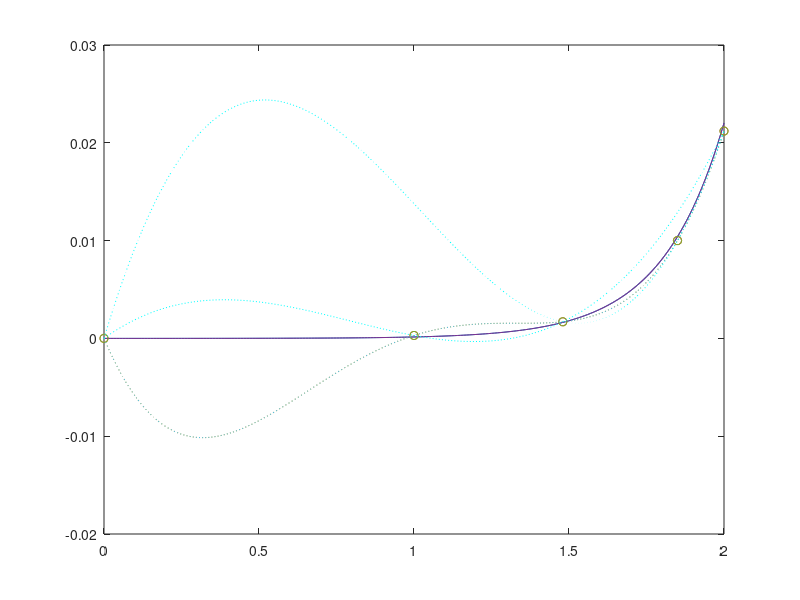
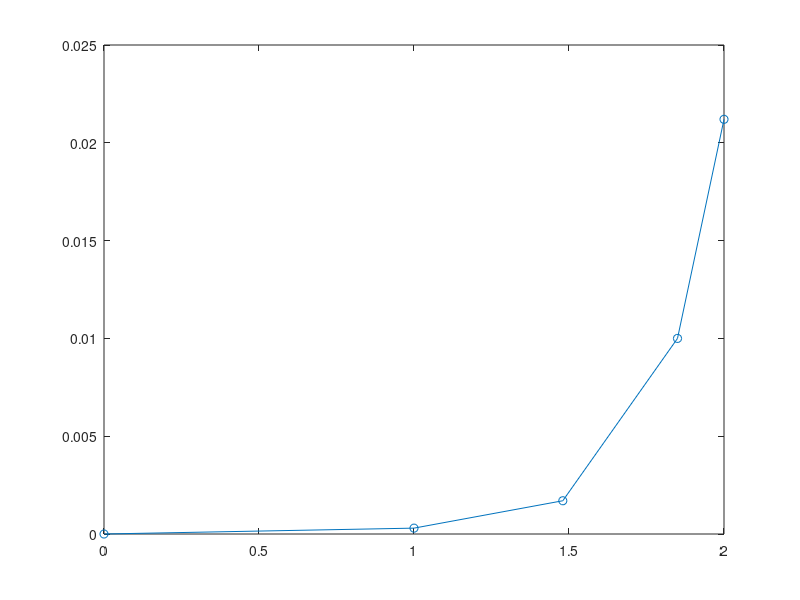

The MATLAB script that drew these images, in order:
%% Polinomiālā aprokcimācija un interpolācija
%% Polinomiālā interpolācija
U=0:0.01:2;
i0=1e-6; a = 5;
I = i0*(exp(a*U)-1);
figure(1),plot(U,I)
%% Bet pieņemsim ka mēs nezinam sakarību,
% un veicam mērījumus, kā rezultātā
% mums būs sekojošie mērījumu punkti
Udk = [2 1.85 1.48 1 0];
Idk = [21.2 10 1.7 0.3 0]*1e-3;
hold on
h = plot(Udk,Idk,'o');
figure(2),plot(Udk,Idk,'o-')
% Mēs mēģināsim atrast sakarību kas apraksta dotus punktus
%% Mēs mēģināsim atrast sakarību kas apraksta dotus punktus
% sakarību meklēsim polinomiālā veidā
% un ja punktu skaits ir N = 5
% polinomiālas interpolācijas gadījumā ir jāizvēlās polinoms ar pakāpi
% N-1 = 4
N = 5
Udk = [2 1.85 1.48 1 0];
Idk = [21.2 10 1.7 0.3 0]*1e-3;
%% Vandermonda matrica (Veiksim pierakstu matlabā)
X = vander(Udk)
Y = Idk'
%% Lineāru vienādojumu sistēmu, kas ir pierakstītā matricu veidā var atrast ar "\"
% X*C = Y; kur C ir nezināmie
C = X\Y % šeit ir apslēpta VS risināšana
%% Ieliksim to polinomā un uzzīmēsim rezultātu
U = 0:0.01:2;
I = C(1)*U.^4+C(2)*U.^3+C(3)*U.^2+C(4)*U+C(5);
figure(1)
hold on
plot(U,I,':')
%% Polinomiālā aprokcimācija un interpolācija
%% Polinomiālā interpolācija
U=0:0.01:2;
i0=1e-6; a = 5;
I = i0*(exp(a*U)-1);
figure(1),plot(U,I)
%% Bet pieņemsim ka mēs nezinam sakarību,
% un veicam mērījumus, kā rezultātā
% mums būs sekojošie mērījumu punkti
Udk = [2 1.85 1.48 1 0];
Idk = [21.2 10 1.7 0.3 0]*1e-3;
hold on
h = plot(Udk,Idk,'o');
figure(2),plot(Udk,Idk,'o-')
% Mēs mēģināsim atrast sakarību kas apraksta dotus punktus
%% Mēs mēģināsim atrast sakarību kas apraksta dotus punktus
% sakarību meklēsim polinomiālā veidā
% un ja punktu skaits ir N = 5
% polinomiālas interpolācijas gadījumā ir jāizvēlās polinoms ar pakāpi
% N-1 = 4
N = 5
Udk = [2 1.85 1.48 1 0];
Idk = [21.2 10 1.7 0.3 0]*1e-3;
%% Vandermonda matrica (Veiksim pierakstu matlabā)
X = vander(Udk)
Y = Idk'
%% Lineāru vienādojumu sistēmu, kas ir pierakstītā matricu veidā var atrast ar "\"
% X*C = Y; kur C ir nezināmie
C = X\Y % šeit ir apslēpta VS risināšana
%% Ieliksim to polinomā un uzzīmēsim rezultātu
U = 0:0.01:2;
I = C(1)*U.^4+C(2)*U.^3+C(3)*U.^2+C(4)*U+C(5);
figure(1)
hold on
plot(U,I,':')
%% Kā uzlabot rezultātu
%% jāsamazina polinoma pakāpe
%% Mums ir jāizmet kāds no mērījuma punktiem
% uzmetīsim 4. punktu
Udk
Idk
Udk(4)=[];
Idk(4)=[];
Udk
Idk
% atkārtosim interpolāciju
X = vander(Udk);
Y = Idk';
C = X\Y;
U = 0:0.01:2;
I = C(1)*U.^3+C(2)*U.^2+C(3)*U.^1+C(4);
figure(1)
plot(U,I,'c:')
%% Izmetīsim citu punktu
Udk = [2 1.85 1.48 1 0];
Idk = [21.2 10 1.7 0.3 0]*1e-3;
Udk(2)=[];
Idk(2)=[];
X = vander(Udk);
Y = Idk';
C = X\Y;
I = C(1)*U.^3+C(2)*U.^2+C(3)*U.^1+C(4);
figure(1),plot(U,I,'c:')
C
C = polyfit(Udk,Idk,3)
I = C(1)*U.^3+C(2)*U.^2+C(3)*U.^1+C(4);
I = polyval(C,U); % dara to pašu ko iepriekšējā rindiņa
%% Cikli
% while (nosacījums)
% beigas norāda ar "end"
a = 10;
while (a>2)
disp(['Sveiks, a = ',num2str(a)]);
a = a-1;
end
%% "for" cikls
% for i=1:0.5:5
% beigās norāda ar "end"
A = [1 3 7 9];
% for Ai=A
for i = 1:0.5:5
fprintf('Sveiks i ir %g\n',i);
end
A = [1 3 7 9];
for Ai = A
fprintf('Sveiks Ai ir %g\n',Ai);
end
%% "parfor" - Nolasa procesora kodolu skaitu un palaiž kodu uz visiem procesora kodoliem.
parfor i = 1:10
fprintf('i = %g\n',i);
end
tic
toc
tic; for i = 1:10,pause(1),end,toc
tic; parfor i = 1:10,pause(1),end,toc
